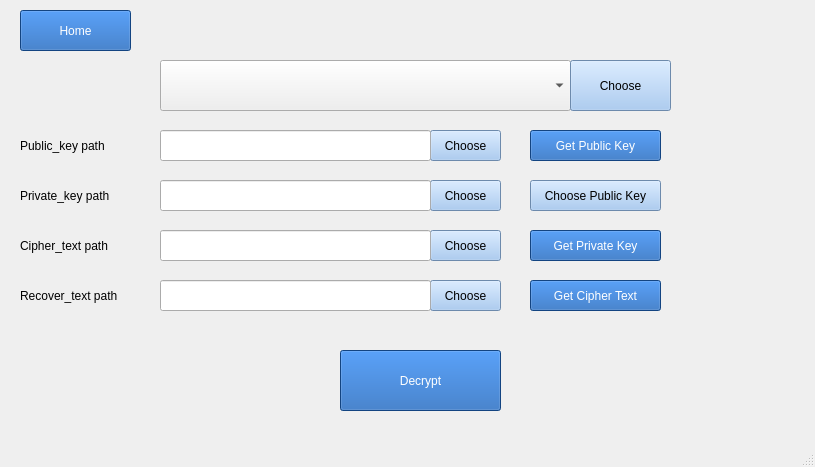
<?xml version="1.0" encoding="UTF-8"?>
<ui version="4.0">
 <class>MainWindow</class>
 <widget class="QMainWindow" name="MainWindow">
  <property name="geometry">
   <rect>
    <x>0</x>
    <y>0</y>
    <width>815</width>
    <height>467</height>
   </rect>
  </property>
  <property name="windowTitle">
   <string>MainWindow</string>
  </property>
  <widget class="QWidget" name="centralwidget">
   <widget class="QPushButton" name="homeBtn">
    <property name="geometry">
     <rect>
      <x>20</x>
      <y>10</y>
      <width>111</width>
      <height>41</height>
     </rect>
    </property>
    <property name="styleSheet">
     <string notr="true">color: rgb(255, 255, 255);
	background-color: rgb(26, 95, 180);</string>
    </property>
    <property name="text">
     <string>Home</string>
    </property>
   </widget>
   <widget class="QPushButton" name="getPriBtn">
    <property name="geometry">
     <rect>
      <x>530</x>
      <y>230</y>
      <width>131</width>
      <height>31</height>
     </rect>
    </property>
    <property name="styleSheet">
     <string notr="true">color: rgb(255, 255, 255);
	background-color: rgb(26, 95, 180);</string>
    </property>
    <property name="text">
     <string>Get Private Key</string>
    </property>
   </widget>
   <widget class="QLabel" name="label">
    <property name="geometry">
     <rect>
      <x>20</x>
      <y>180</y>
      <width>131</width>
      <height>31</height>
     </rect>
    </property>
    <property name="text">
     <string>Private_key path</string>
    </property>
   </widget>
   <widget class="QPushButton" name="getCipBtn">
    <property name="geometry">
     <rect>
      <x>530</x>
      <y>280</y>
      <width>131</width>
      <height>31</height>
     </rect>
    </property>
    <property name="styleSheet">
     <string notr="true">color: rgb(255, 255, 255);
	background-color: rgb(26, 95, 180);</string>
    </property>
    <property name="text">
     <string>Get Cipher Text</string>
    </property>
   </widget>
   <widget class="QLabel" name="label_2">
    <property name="geometry">
     <rect>
      <x>20</x>
      <y>230</y>
      <width>131</width>
      <height>31</height>
     </rect>
    </property>
    <property name="text">
     <string>Cipher_text path</string>
    </property>
   </widget>
   <widget class="QPushButton" name="getPubBtn">
    <property name="geometry">
     <rect>
      <x>530</x>
      <y>130</y>
      <width>131</width>
      <height>31</height>
     </rect>
    </property>
    <property name="styleSheet">
     <string notr="true">color: rgb(255, 255, 255);
	background-color: rgb(26, 95, 180);</string>
    </property>
    <property name="text">
     <string>Get Public Key</string>
    </property>
   </widget>
   <widget class="QLabel" name="label_3">
    <property name="geometry">
     <rect>
      <x>20</x>
      <y>130</y>
      <width>131</width>
      <height>31</height>
     </rect>
    </property>
    <property name="text">
     <string>Public_key path</string>
    </property>
   </widget>
   <widget class="QLabel" name="label_4">
    <property name="geometry">
     <rect>
      <x>20</x>
      <y>280</y>
      <width>131</width>
      <height>31</height>
     </rect>
    </property>
    <property name="text">
     <string>Recover_text path</string>
    </property>
   </widget>
   <widget class="QPushButton" name="getPubPath">
    <property name="geometry">
     <rect>
      <x>430</x>
      <y>130</y>
      <width>71</width>
      <height>31</height>
     </rect>
    </property>
    <property name="styleSheet">
     <string notr="true">background-color: rgb(153, 193, 241);</string>
    </property>
    <property name="text">
     <string>Choose</string>
    </property>
   </widget>
   <widget class="QPushButton" name="getPriPath">
    <property name="geometry">
     <rect>
      <x>430</x>
      <y>180</y>
      <width>71</width>
      <height>31</height>
     </rect>
    </property>
    <property name="styleSheet">
     <string notr="true">background-color: rgb(153, 193, 241);</string>
    </property>
    <property name="text">
     <string>Choose</string>
    </property>
   </widget>
   <widget class="QPushButton" name="getCipPath">
    <property name="geometry">
     <rect>
      <x>430</x>
      <y>230</y>
      <width>71</width>
      <height>31</height>
     </rect>
    </property>
    <property name="styleSheet">
     <string notr="true">background-color: rgb(153, 193, 241);</string>
    </property>
    <property name="text">
     <string>Choose</string>
    </property>
   </widget>
   <widget class="QPushButton" name="getRecPath">
    <property name="geometry">
     <rect>
      <x>430</x>
      <y>280</y>
      <width>71</width>
      <height>31</height>
     </rect>
    </property>
    <property name="styleSheet">
     <string notr="true">background-color: rgb(153, 193, 241);</string>
    </property>
    <property name="text">
     <string>Choose</string>
    </property>
   </widget>
   <widget class="QComboBox" name="comboBox_table">
    <property name="geometry">
     <rect>
      <x>160</x>
      <y>60</y>
      <width>411</width>
      <height>51</height>
     </rect>
    </property>
   </widget>
   <widget class="QPushButton" name="decryptBtn">
    <property name="geometry">
     <rect>
      <x>340</x>
      <y>350</y>
      <width>161</width>
      <height>61</height>
     </rect>
    </property>
    <property name="styleSheet">
     <string notr="true">color: rgb(255, 255, 255);
	background-color: rgb(26, 95, 180);</string>
    </property>
    <property name="text">
     <string>Decrypt</string>
    </property>
   </widget>
   <widget class="QPushButton" name="getTableBtn">
    <property name="geometry">
     <rect>
      <x>570</x>
      <y>60</y>
      <width>101</width>
      <height>51</height>
     </rect>
    </property>
    <property name="styleSheet">
     <string notr="true">background-color: rgb(153, 193, 241);</string>
    </property>
    <property name="text">
     <string>Choose</string>
    </property>
   </widget>
   <widget class="QPushButton" name="getPubBtn_2">
    <property name="geometry">
     <rect>
      <x>530</x>
      <y>180</y>
      <width>131</width>
      <height>31</height>
     </rect>
    </property>
    <property name="styleSheet">
     <string notr="true">background-color: rgb(153, 193, 241);</string>
    </property>
    <property name="text">
     <string>Choose Public Key</string>
    </property>
   </widget>
   <widget class="QLineEdit" name="pubTxb">
    <property name="geometry">
     <rect>
      <x>160</x>
      <y>130</y>
      <width>271</width>
      <height>31</height>
     </rect>
    </property>
   </widget>
   <widget class="QLineEdit" name="priTxb">
    <property name="geometry">
     <rect>
      <x>160</x>
      <y>180</y>
      <width>271</width>
      <height>31</height>
     </rect>
    </property>
   </widget>
   <widget class="QLineEdit" name="cipTxb">
    <property name="geometry">
     <rect>
      <x>160</x>
      <y>230</y>
      <width>271</width>
      <height>31</height>
     </rect>
    </property>
   </widget>
   <widget class="QLineEdit" name="recoverTxb">
    <property name="geometry">
     <rect>
      <x>160</x>
      <y>280</y>
      <width>271</width>
      <height>31</height>
     </rect>
    </property>
   </widget>
  </widget>
  <widget class="QMenuBar" name="menubar">
   <property name="geometry">
    <rect>
     <x>0</x>
     <y>0</y>
     <width>815</width>
     <height>22</height>
    </rect>
   </property>
  </widget>
  <widget class="QStatusBar" name="statusbar"/>
 </widget>
 <resources/>
 <connections/>
</ui>
